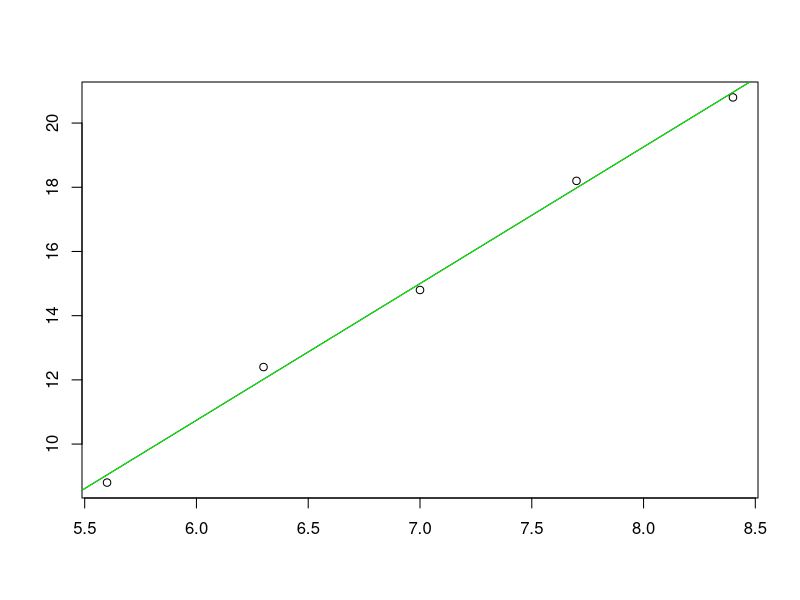

This figure's R source:
## ---- chunk 1
knitr::opts_chunk$set(echo = TRUE)
## ---- chunk 2
x <- c(5.6, 6.3, 7, 7.7, 8.4)
y <- c(8.8, 12.4, 14.8, 18.2, 20.8)
df <- data.frame(x, y)
df
## ---- chunk 3
reg_model <- lm(y~x, data=df)

reg_model
## ---- chunk 4

plot(x,y, xlab="", ylab="")
abline(reg_model)
lines(c(5,9), -14.8+4.257*c(5,9), col="green")

